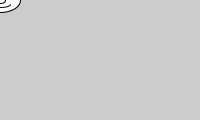
Frame 1 (no input)
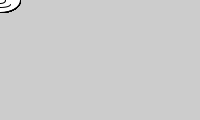
Frame 60 (the mouse pressed at the canvas centre just before this capture)
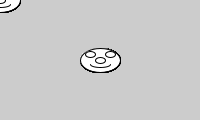
Frame 120 (the mouse held since frame 60 and released just before this capture)

The Processing sketch that drew these frames (run headless with seeded random() and noise(); from frame 60 on, the mouse is pressed at the canvas centre):

// Processing sketch: faces_function_
// ── faces_function_.pde
void setup()
{
  size(200,120);
  
}

void draw()
{
  dude( mouseX, mouseY );
  
}

void dude( float x, float y)
{
  //head
  ellipse(x, y, width/5, height/5);
  //eyes
  ellipse(x - width/20, y - height/20, width/20, height/20);
  ellipse(x + width/20, y - height/20, width/20, height/20);
  //nose
  ellipse(x, y, width/20, height/20);
  //mouth
  arc( x, y+height/30, width/10, height/20, 0, PI);
  
  
}
